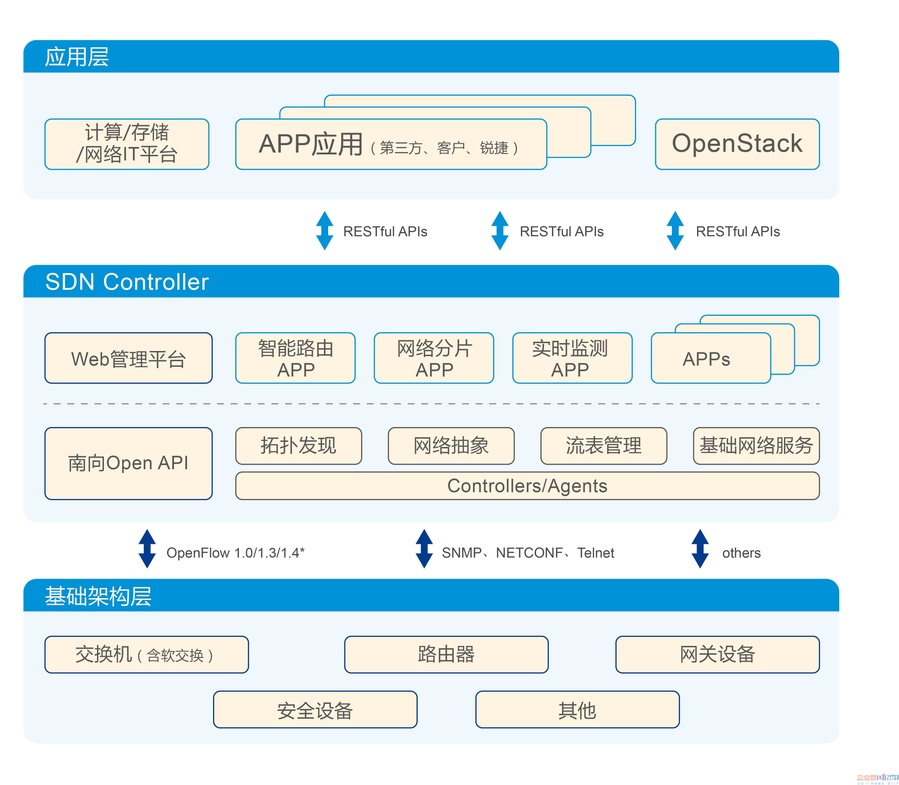
#> input picture test.jpg, 899 x 785 px, shrunk from 3873 x 3385 before the run
$ python pillow.py
#> lines starting #> are read from the running program, lines starting #| are printed output that depends on the picture
from PIL import Image,ImageFilter
im = Image.open('test.jpg')
#> im is the input picture: PIL image 899x785 RGB; mean R, G, B 214.3, 232, 238.4
w,h = im.size
#> w = 899; h = 785
print(w,h)
#| 899 785
im2 = im.filter(ImageFilter.BLUR)
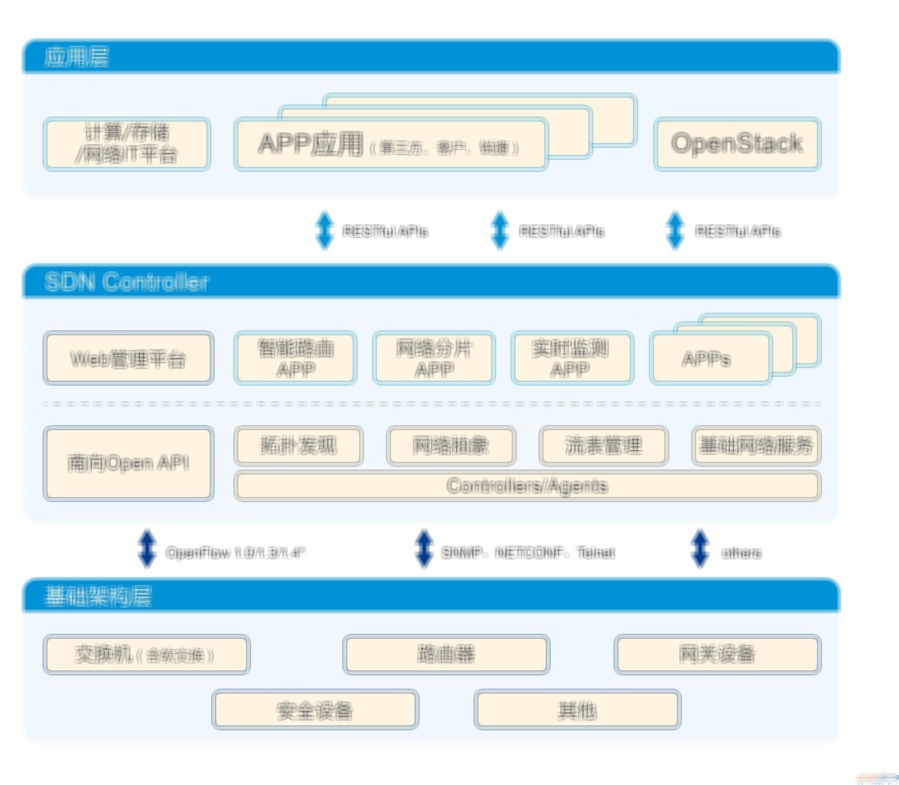
#> im2: PIL image 899x785 RGB; mean R, G, B 214.3, 232, 238.4
im2.save('blur.jpg','jpeg')
